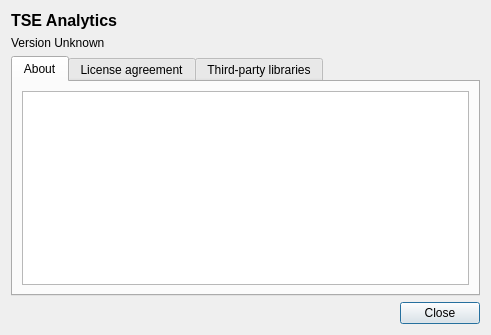
<?xml version="1.0" encoding="UTF-8"?>
<ui version="4.0">
 <author>Anton Rau</author>
 <class>AboutDialog</class>
 <widget class="QDialog" name="AboutDialog">
  <property name="geometry">
   <rect>
    <x>0</x>
    <y>0</y>
    <width>491</width>
    <height>335</height>
   </rect>
  </property>
  <property name="windowTitle">
   <string>About</string>
  </property>
  <layout class="QVBoxLayout" name="verticalLayout">
   <item>
    <widget class="QLabel" name="labelTitle">
     <property name="font">
      <font>
       <pointsize>12</pointsize>
       <bold>true</bold>
      </font>
     </property>
     <property name="text">
      <string>TSE Analytics</string>
     </property>
    </widget>
   </item>
   <item>
    <widget class="QLabel" name="labelVersion">
     <property name="text">
      <string>Version Unknown</string>
     </property>
    </widget>
   </item>
   <item>
    <widget class="QTabWidget" name="tabWidget">
     <property name="currentIndex">
      <number>0</number>
     </property>
     <widget class="QWidget" name="tabAbout">
      <attribute name="title">
       <string>About</string>
      </attribute>
      <layout class="QVBoxLayout" name="verticalLayout_2">
       <item>
        <widget class="QTextBrowser" name="textBrowserAbout">
         <property name="openExternalLinks">
          <bool>true</bool>
         </property>
        </widget>
       </item>
      </layout>
     </widget>
     <widget class="QWidget" name="tabLicense">
      <attribute name="title">
       <string>License agreement</string>
      </attribute>
      <layout class="QVBoxLayout" name="verticalLayout_3">
       <item>
        <widget class="QTextBrowser" name="textBrowserLicense">
         <property name="openExternalLinks">
          <bool>true</bool>
         </property>
        </widget>
       </item>
      </layout>
     </widget>
     <widget class="QWidget" name="tabLibraries">
      <attribute name="title">
       <string>Third-party libraries</string>
      </attribute>
      <layout class="QVBoxLayout" name="verticalLayout_4">
       <item>
        <widget class="QTextBrowser" name="textBrowserLibraries">
         <property name="openExternalLinks">
          <bool>true</bool>
         </property>
        </widget>
       </item>
      </layout>
     </widget>
    </widget>
   </item>
   <item>
    <widget class="QDialogButtonBox" name="buttonBox">
     <property name="orientation">
      <enum>Qt::Orientation::Horizontal</enum>
     </property>
     <property name="standardButtons">
      <set>QDialogButtonBox::StandardButton::Close</set>
     </property>
    </widget>
   </item>
  </layout>
 </widget>
 <resources/>
 <connections>
  <connection>
   <sender>buttonBox</sender>
   <signal>accepted()</signal>
   <receiver>AboutDialog</receiver>
   <slot>accept()</slot>
   <hints>
    <hint type="sourcelabel">
     <x>248</x>
     <y>254</y>
    </hint>
    <hint type="destinationlabel">
     <x>157</x>
     <y>274</y>
    </hint>
   </hints>
  </connection>
  <connection>
   <sender>buttonBox</sender>
   <signal>rejected()</signal>
   <receiver>AboutDialog</receiver>
   <slot>reject()</slot>
   <hints>
    <hint type="sourcelabel">
     <x>316</x>
     <y>260</y>
    </hint>
    <hint type="destinationlabel">
     <x>286</x>
     <y>274</y>
    </hint>
   </hints>
  </connection>
 </connections>
</ui>
